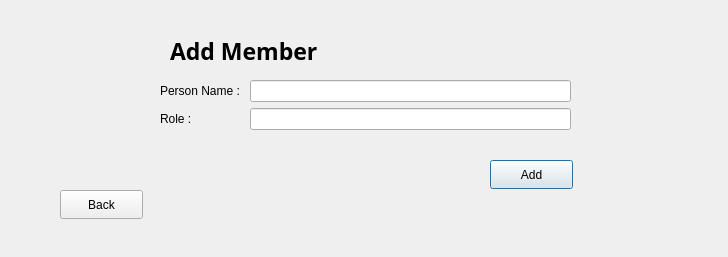
<?xml version="1.0" encoding="UTF-8"?>
<ui version="4.0">
 <class>AddMemberToProject</class>
 <widget class="QDialog" name="AddMemberToProject">
  <property name="geometry">
   <rect>
    <x>0</x>
    <y>0</y>
    <width>728</width>
    <height>257</height>
   </rect>
  </property>
  <property name="windowTitle">
   <string>Dialog</string>
  </property>
  <widget class="QWidget" name="formLayoutWidget">
   <property name="geometry">
    <rect>
     <x>160</x>
     <y>80</y>
     <width>411</width>
     <height>71</height>
    </rect>
   </property>
   <layout class="QFormLayout" name="formLayout">
    <item row="0" column="0">
     <widget class="QLabel" name="label_2">
      <property name="text">
       <string>Person Name : </string>
      </property>
     </widget>
    </item>
    <item row="0" column="1">
     <widget class="QLineEdit" name="NamePersonForAddToProject"/>
    </item>
    <item row="1" column="0">
     <widget class="QLabel" name="label_3">
      <property name="text">
       <string>Role : </string>
      </property>
     </widget>
    </item>
    <item row="1" column="1">
     <widget class="QLineEdit" name="RoleForAddMember"/>
    </item>
   </layout>
  </widget>
  <widget class="QPushButton" name="pushButton">
   <property name="geometry">
    <rect>
     <x>490</x>
     <y>160</y>
     <width>83</width>
     <height>29</height>
    </rect>
   </property>
   <property name="text">
    <string>Add</string>
   </property>
  </widget>
  <widget class="QLabel" name="label">
   <property name="geometry">
    <rect>
     <x>170</x>
     <y>30</y>
     <width>321</width>
     <height>41</height>
    </rect>
   </property>
   <property name="font">
    <font>
     <family>Rockwell Extra Bold</family>
     <pointsize>17</pointsize>
     <bold>true</bold>
    </font>
   </property>
   <property name="text">
    <string>Add Member</string>
   </property>
  </widget>
  <widget class="QPushButton" name="pushButton_2">
   <property name="geometry">
    <rect>
     <x>60</x>
     <y>190</y>
     <width>83</width>
     <height>29</height>
    </rect>
   </property>
   <property name="text">
    <string>Back</string>
   </property>
  </widget>
 </widget>
 <resources/>
 <connections/>
</ui>
